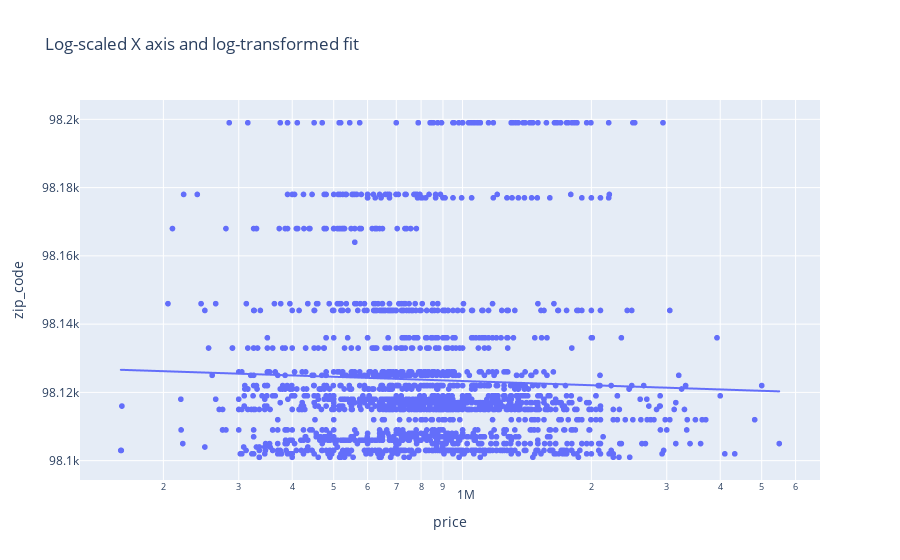

Notebook code cell kept with this figure:
### Code cell
fig = px.scatter(new_train, x="price", y="zip_code", log_x=True, 
                 trendline="ols", trendline_options=dict(log_x=True),
                 title="Log-scaled X axis and log-transformed fit")
fig.show()

### Figure 1 — Plotly figure (JSON) as saved in the notebook; plotly's stock layout.template omitted (floating-point values rounded to 4 significant figures; data arrays with more than 128 entries replaced by an {"elided": "..."} marker saying what was removed)
{"data": [{"hovertemplate": "price=%{x}<br>zip_code=%{y}<extra></extra>", "legendgroup": "", "marker": {"color": "#636efa", "symbol": "circle"}, "mode": "markers", "name": "", "showlegend": false, "type": "scattergl", "x": {"elided": "2002 int values"}, "xaxis": "x", "y": {"elided": "2002 int values"}, "yaxis": "y"}, {"hovertemplate": "<b>OLS trendline</b><br>zip_code = -4.10965 * log10(price) + 98148<br>R<sup>2</sup>=0.001566<br><br>price=%{x}<br>zip_code=%{y} <b>(trend)</b><extra></extra>", "legendgroup": "", "marker": {"color": "#636efa", "symbol": "circle"}, "mode": "lines", "name": "", "showlegend": false, "type": "scattergl", "x": {"elided": "2002 int values"}, "xaxis": "x", "y": {"elided": "2002 float values"}, "yaxis": "y"}], "layout": {"legend": {"tracegroupgap": 0}, "title": {"text": "Log-scaled X axis and log-transformed fit"}, "xaxis": {"anchor": "y", "domain": [0, 1], "title": {"text": "price"}, "type": "log"}, "yaxis": {"anchor": "x", "domain": [0, 1], "title": {"text": "zip_code"}}}}
